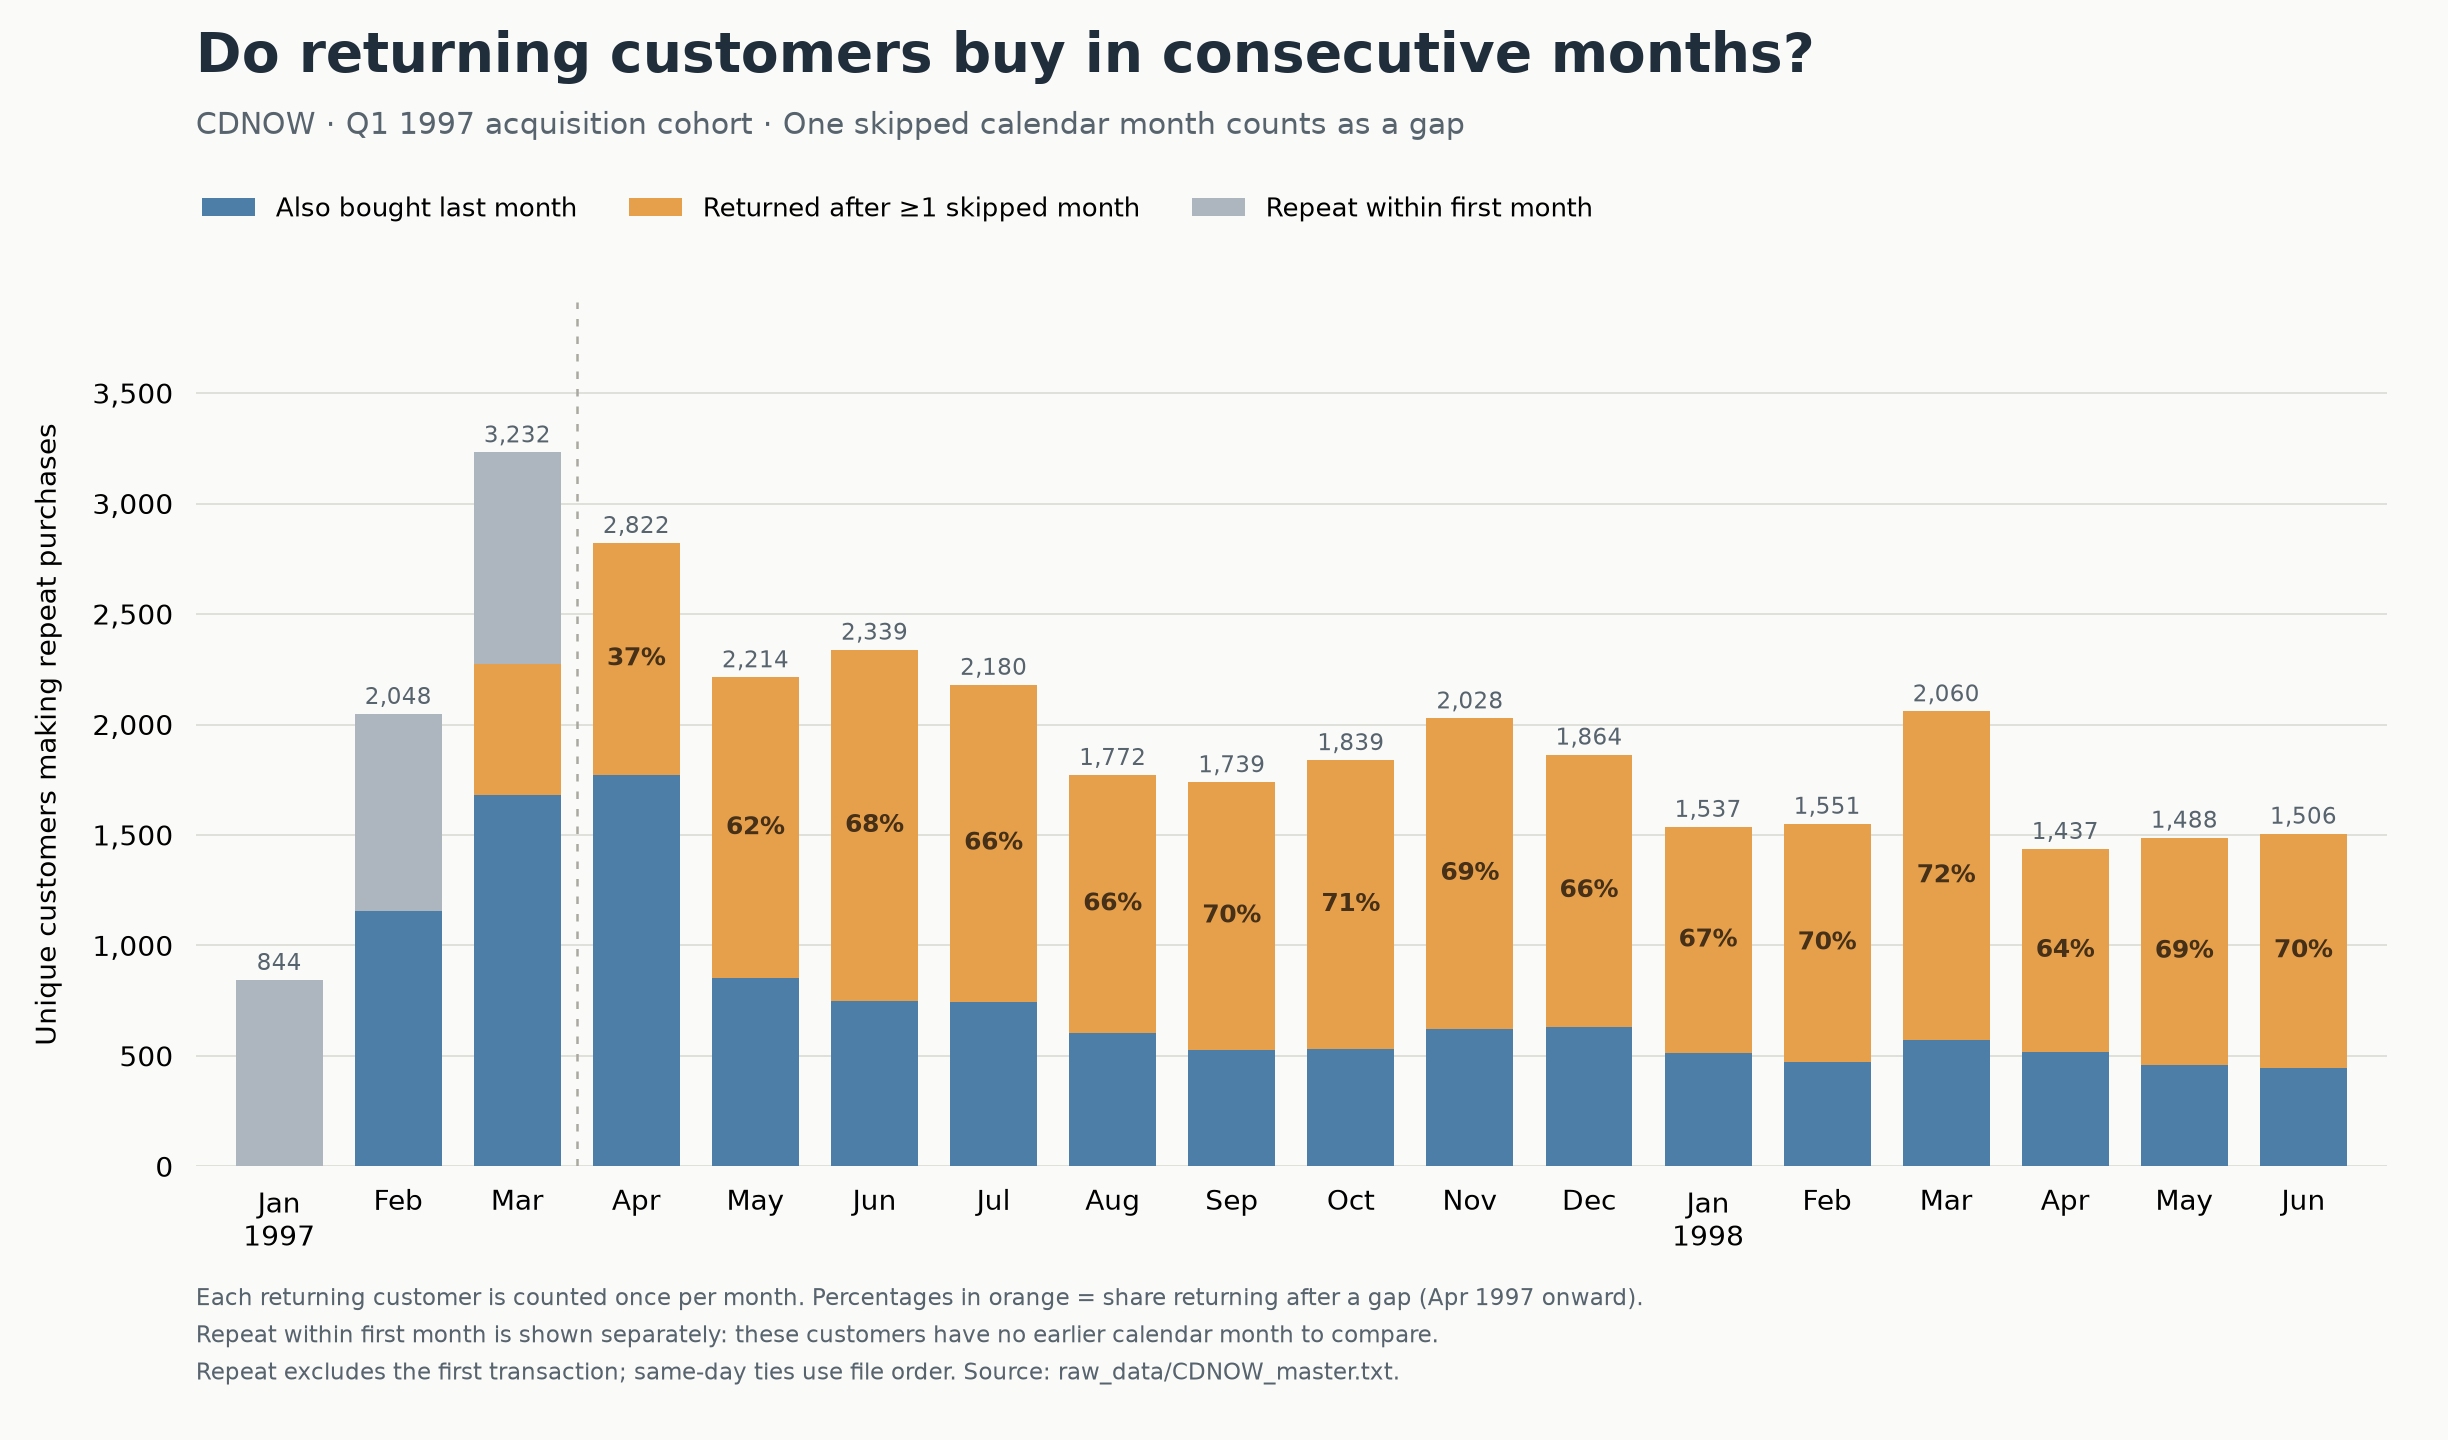

Recreate this plot in Python.
"""Monthly repeat customers by calendar-month purchase continuity.
Run: uv run --with matplotlib assets/diagrams/cdnow_monthly_returning_customer_gaps.py
"""
from collections import defaultdict
import csv
from datetime import datetime
from decimal import Decimal
from pathlib import Path

import matplotlib
matplotlib.use("Agg")
import matplotlib.pyplot as plt
from matplotlib.ticker import FuncFormatter

BASE = Path(__file__).resolve().parent
rows = []
for index, line in enumerate((BASE.parents[1] / "raw_data/CDNOW_master.txt").read_text().splitlines()):
    customer, date, cds, value = line.split()
    rows.append((customer, date, index, Decimal(value)))
first = {}
active = defaultdict(set)
for customer, date, index, value in rows:
    first[customer] = min(first.get(customer, (date, index)), (date, index))
    active[date[:6]].add(customer)
months = sorted(active)
repeat = defaultdict(lambda: defaultdict(lambda: [0, Decimal(0)]))
for customer, date, index, value in rows:
    if (date, index) != first[customer]:
        repeat[date[:6]][customer][0] += 1
        repeat[date[:6]][customer][1] += value

groups = ("previous_month", "gap", "first_month_repeat")
metrics = {}
for i, month in enumerate(months):
    metrics[month] = {group: [0, 0, Decimal(0)] for group in groups}
    previous = active[months[i - 1]] if i else set()
    for customer, (transactions, revenue) in repeat[month].items():
        if customer in previous:
            group = "previous_month"
        elif first[customer][0][:6] == month:
            group = "first_month_repeat"
        else:
            group = "gap"
        metrics[month][group][0] += 1
        metrics[month][group][1] += transactions
        metrics[month][group][2] += revenue
    assert sum(m[0] for m in metrics[month].values()) == len(repeat[month])
    assert sum(m[2] for m in metrics[month].values()) == sum(v[1] for v in repeat[month].values())
assert len(rows) == 69659 and len(first) == 23570 and len(months) == 18
assert sum(m[1] for by_group in metrics.values() for m in by_group.values()) == len(rows) - len(first)
assert all(metrics[m]["first_month_repeat"][0] == 0 for m in months[3:])

with (BASE / (Path(__file__).stem + ".csv")).open("w", newline="") as out:
    writer = csv.writer(out)
    writer.writerow(["month", "group", "repeat_customers", "repeat_transactions", "repeat_revenue_usd", "share_of_monthly_repeat_customers"])
    for month in months:
        for group in groups:
            customers, transactions, revenue = metrics[month][group]
            writer.writerow([month[:4] + "-" + month[4:], group, customers, transactions, revenue, f"{customers / len(repeat[month]):.6f}"])
        n = len(repeat[month])
        print(f"{month}: repeat customers={n:,}; previous month={metrics[month]['previous_month'][0]:,}; gap={metrics[month]['gap'][0]:,} ({metrics[month]['gap'][0]/n:.1%}); first-month repeat={metrics[month]['first_month_repeat'][0]:,}")

plt.rcParams.update({"font.family": "DejaVu Sans", "font.size": 11})
fig, ax = plt.subplots(figsize=(13.6, 8), facecolor="#FAFAF8")
ax.set_facecolor("#FAFAF8")
bottom = [0] * len(months)
for group, label, color in zip(groups, ("Also bought last month", "Returned after ≥1 skipped month", "Repeat within first month"), ("#4D7EA8", "#E6A04B", "#ADB6BF")):
    values = [metrics[m][group][0] for m in months]
    ax.bar(range(18), values, bottom=bottom, label=label, color=color, width=.73)
    bottom = [b + v for b, v in zip(bottom, values)]
for i, month in enumerate(months):
    n = len(repeat[month])
    ax.text(i, n + 45, f"{n:,}", ha="center", fontsize=9, color="#57636D")
    if i >= 3:
        count = metrics[month]["gap"][0]
        ax.text(i, metrics[month]["previous_month"][0] + count / 2, f"{count/n:.0%}", ha="center", va="center", fontsize=10, color="#463018", weight="bold")
ax.set_xticks(range(18), [datetime.strptime(m, "%Y%m").strftime("%b\n%Y") if m.endswith("01") else datetime.strptime(m, "%Y%m").strftime("%b") for m in months])
ax.set_ylabel("Unique customers making repeat purchases", labelpad=12)
ax.yaxis.set_major_formatter(FuncFormatter(lambda v, _: f"{v:,.0f}"))
ax.set_ylim(0, max(bottom) * 1.21)
ax.set_xlim(-.7, 17.7)
ax.set_axisbelow(True)
ax.grid(axis="y", color="#DDDDD8", linewidth=.7)
ax.spines[["top", "right", "left", "bottom"]].set_visible(False)
ax.tick_params(axis="both", length=0, pad=9)
ax.axvline(2.5, color="#AAA99F", linestyle=(0, (3, 4)), linewidth=1)
fig.text(.08, .95, "Do returning customers buy in consecutive months?", fontsize=22, weight="bold", color="#202D3A")
fig.text(.08, .907, "CDNOW · Q1 1997 acquisition cohort · One skipped calendar month counts as a gap", fontsize=12, color="#57636D")
handles, labels = ax.get_legend_handles_labels()
fig.legend(handles, labels, loc="upper left", bbox_to_anchor=(.073, .88), frameon=False, ncol=3, fontsize=10.5)
fig.text(.08, .042, "Each returning customer is counted once per month. Percentages in orange = share returning after a gap (Apr 1997 onward).\nRepeat within first month is shown separately: these customers have no earlier calendar month to compare.\nRepeat excludes the first transaction; same-day ties use file order. Source: raw_data/CDNOW_master.txt.", fontsize=9.3, color="#57636D", linespacing=1.6)
fig.subplots_adjust(left=.08, right=.975, top=.79, bottom=.19)
for extension in ("png", "svg"):
    fig.savefig(BASE / (Path(__file__).stem + "." + extension), dpi=180, facecolor=fig.get_facecolor())
